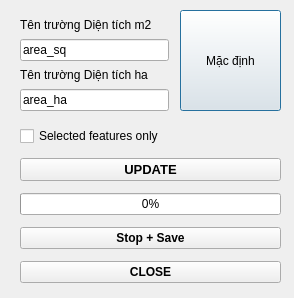
<?xml version="1.0" encoding="UTF-8"?>
<ui version="4.0">
 <class>BacUpdateArea</class>
 <widget class="QDialog" name="BacUpdateArea">
  <property name="geometry">
   <rect>
    <x>0</x>
    <y>0</y>
    <width>294</width>
    <height>298</height>
   </rect>
  </property>
  <property name="windowTitle">
   <string>Bac Update Area</string>
  </property>
  <widget class="QPushButton" name="btnDefault">
   <property name="geometry">
    <rect>
     <x>180</x>
     <y>10</y>
     <width>101</width>
     <height>101</height>
    </rect>
   </property>
   <property name="text">
    <string>Mặc định</string>
   </property>
  </widget>
  <widget class="QWidget" name="layoutWidget">
   <property name="geometry">
    <rect>
     <x>20</x>
     <y>10</y>
     <width>149</width>
     <height>101</height>
    </rect>
   </property>
   <layout class="QVBoxLayout" name="verticalLayout">
    <property name="spacing">
     <number>0</number>
    </property>
    <property name="sizeConstraint">
     <enum>QLayout::SetMinimumSize</enum>
    </property>
    <item>
     <widget class="QLabel" name="label">
      <property name="text">
       <string>Tên trường Diện tích m2</string>
      </property>
     </widget>
    </item>
    <item>
     <widget class="QLineEdit" name="lineEdit_area_sq">
      <property name="toolTip">
       <string/>
      </property>
      <property name="inputMask">
       <string/>
      </property>
      <property name="text">
       <string>area_sq</string>
      </property>
     </widget>
    </item>
    <item>
     <widget class="QLabel" name="label_2">
      <property name="text">
       <string>Tên trường Diện tích ha</string>
      </property>
     </widget>
    </item>
    <item>
     <widget class="QLineEdit" name="lineEdit_area_ha">
      <property name="inputMask">
       <string/>
      </property>
      <property name="text">
       <string>area_ha</string>
      </property>
     </widget>
    </item>
   </layout>
  </widget>
  <widget class="QWidget" name="layoutWidget">
   <property name="geometry">
    <rect>
     <x>20</x>
     <y>120</y>
     <width>261</width>
     <height>171</height>
    </rect>
   </property>
   <layout class="QVBoxLayout" name="verticalLayout_2">
    <item>
     <widget class="QCheckBox" name="checkBox_selected_features">
      <property name="text">
       <string>Selected features only</string>
      </property>
     </widget>
    </item>
    <item>
     <widget class="QPushButton" name="btnUpdate">
      <property name="font">
       <font>
        <pointsize>10</pointsize>
        <weight>75</weight>
        <bold>true</bold>
       </font>
      </property>
      <property name="text">
       <string>UPDATE</string>
      </property>
     </widget>
    </item>
    <item>
     <widget class="QProgressBar" name="progressBar">
      <property name="value">
       <number>0</number>
      </property>
     </widget>
    </item>
    <item>
     <widget class="QPushButton" name="btnStopSave">
      <property name="font">
       <font>
        <weight>75</weight>
        <bold>true</bold>
       </font>
      </property>
      <property name="text">
       <string>Stop + Save</string>
      </property>
     </widget>
    </item>
    <item>
     <widget class="QPushButton" name="btnClose">
      <property name="font">
       <font>
        <weight>75</weight>
        <bold>true</bold>
       </font>
      </property>
      <property name="text">
       <string>CLOSE</string>
      </property>
     </widget>
    </item>
   </layout>
  </widget>
 </widget>
 <resources/>
 <connections/>
</ui>
